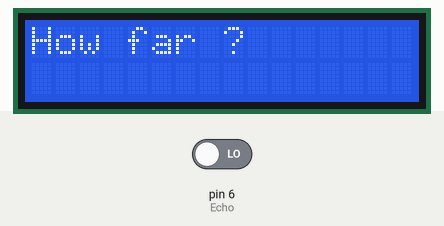
This sketch was run on a simulated Arduino Uno, built with avr-gcc and run on an emulated ATmega328P. On the bench: 16×2 character LCD. The test bench sets the inputs (shaded band); at power-on: pin 6 (Echo) LOW. What the sketch prints to the serial monitor is not drawn.

Above: at 1.1 s.
At 2.1 s:
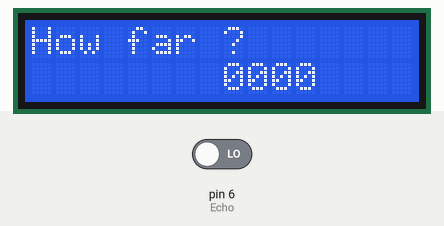

The sketch:

sonic.ino
```cpp
#include <LiquidCrystal_I2C.h>

LiquidCrystal_I2C lcd(0x27, 16, 2);
int TRIG = 7;
int Echo = 6;

int Echosetting(int data){
    int q,w,e,r =0;
    q = (data)%10000 /1000;
    w = (data)%1000 / 100;
    e = (data)%100 / 10;
    r = (data)%10;
    lcd.setCursor(8,1);
    lcd.print(q);
    lcd.print(w);
    lcd.print(e);
    lcd.print(r);

}

int distance(){
    float return_time, howlong;
    digitalWrite(TRIG, HIGH);
    delay(5);
    digitalWrite(TRIG, LOW);
    return_time=pulseIn(Echo, HIGH);
    howlong = ((float)(340*return_time)/10000)/2;
    return howlong;
}

void setup(){
    lcd.init();
    lcd.backlight();
    Serial.begin(9600);
    pinMode(TRIG, OUTPUT);
    pinMode(Echo, INPUT);
}

void loop(){
    Serial.print(distance());
    lcd.setCursor(0,0);
    lcd.print("How far ?");
    Echosetting(distance());

    delay(300);
}
```

Measured:
- what the display in image 0 shows lasts 1.0 s, from 1.1 s to 2.1 s
